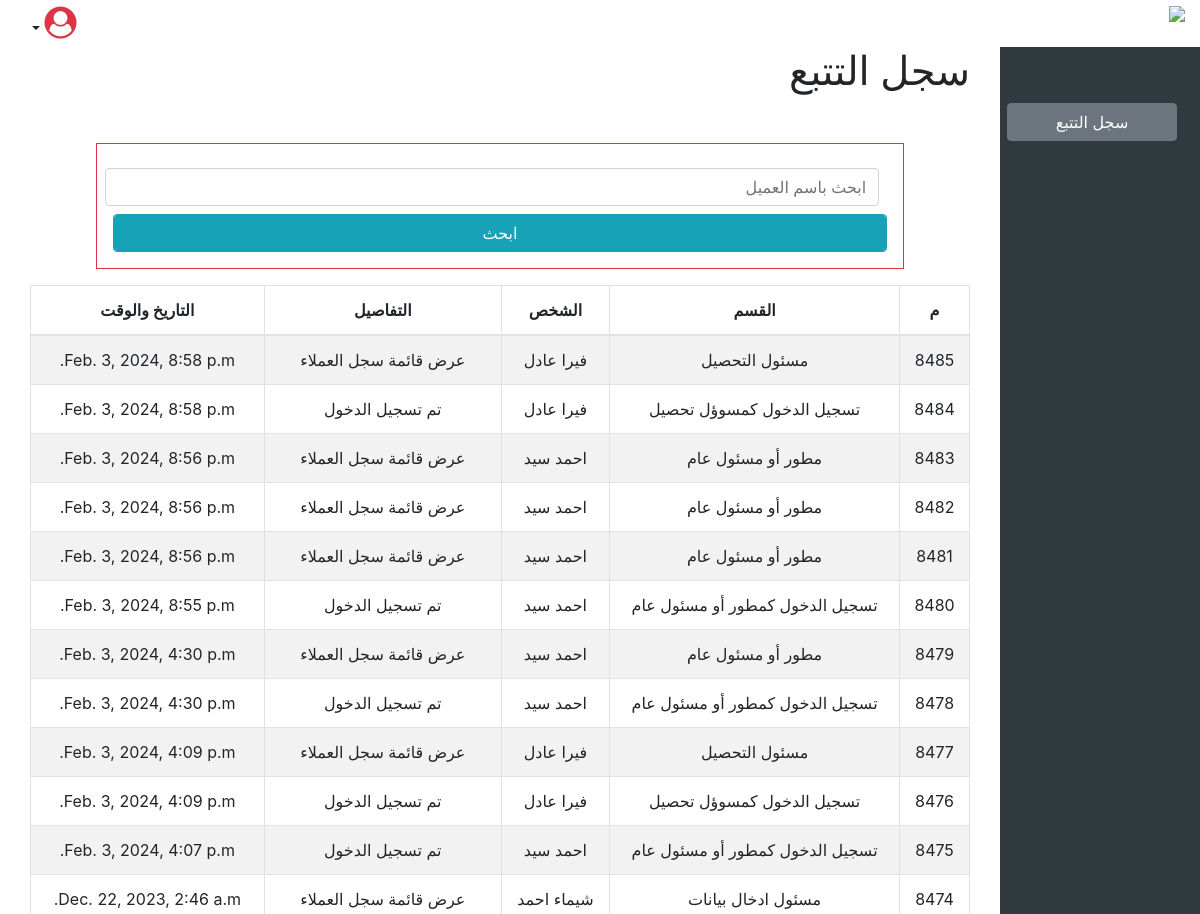
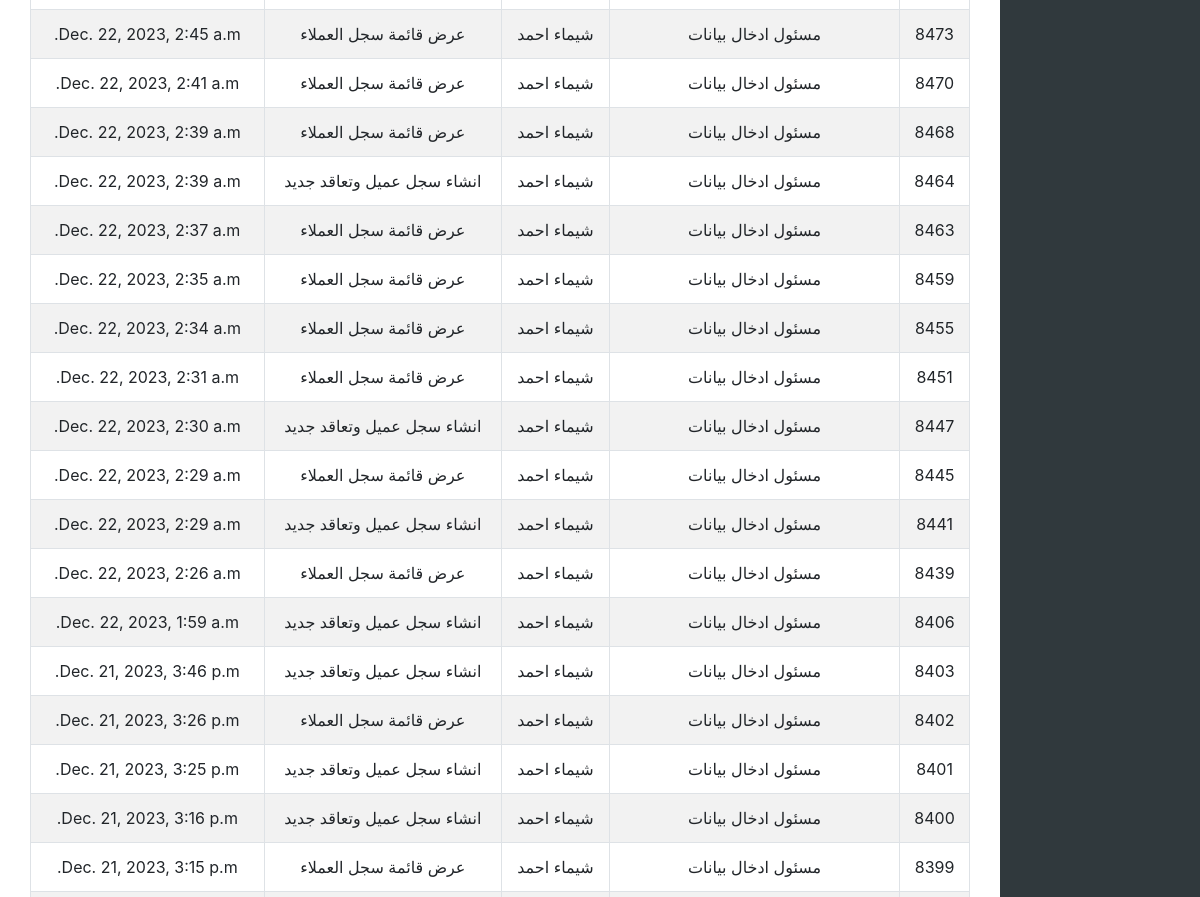
The page /track/TrackListView/ (signed in, upper part) on the database as committed earlier (2 pictures, top to bottom).
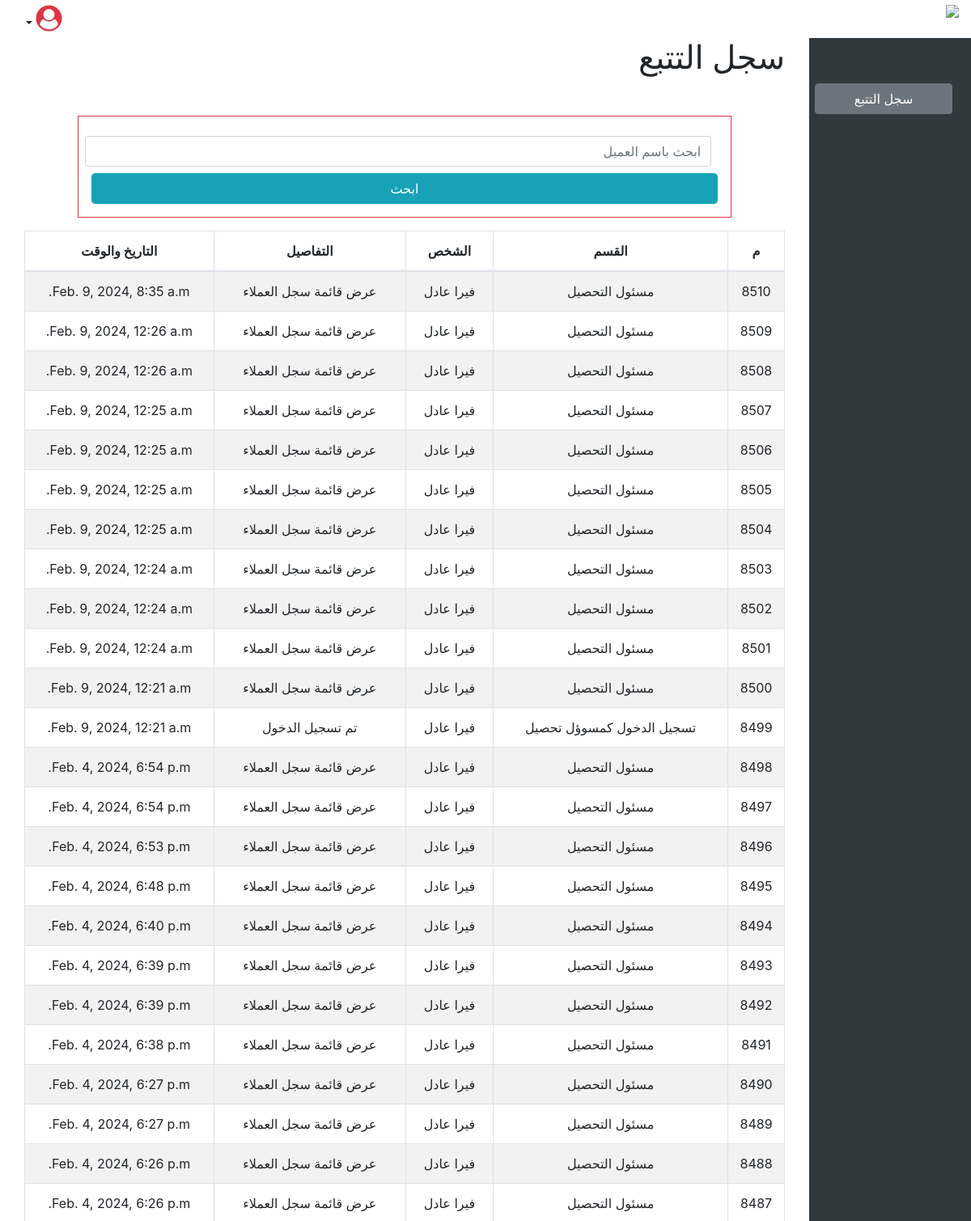
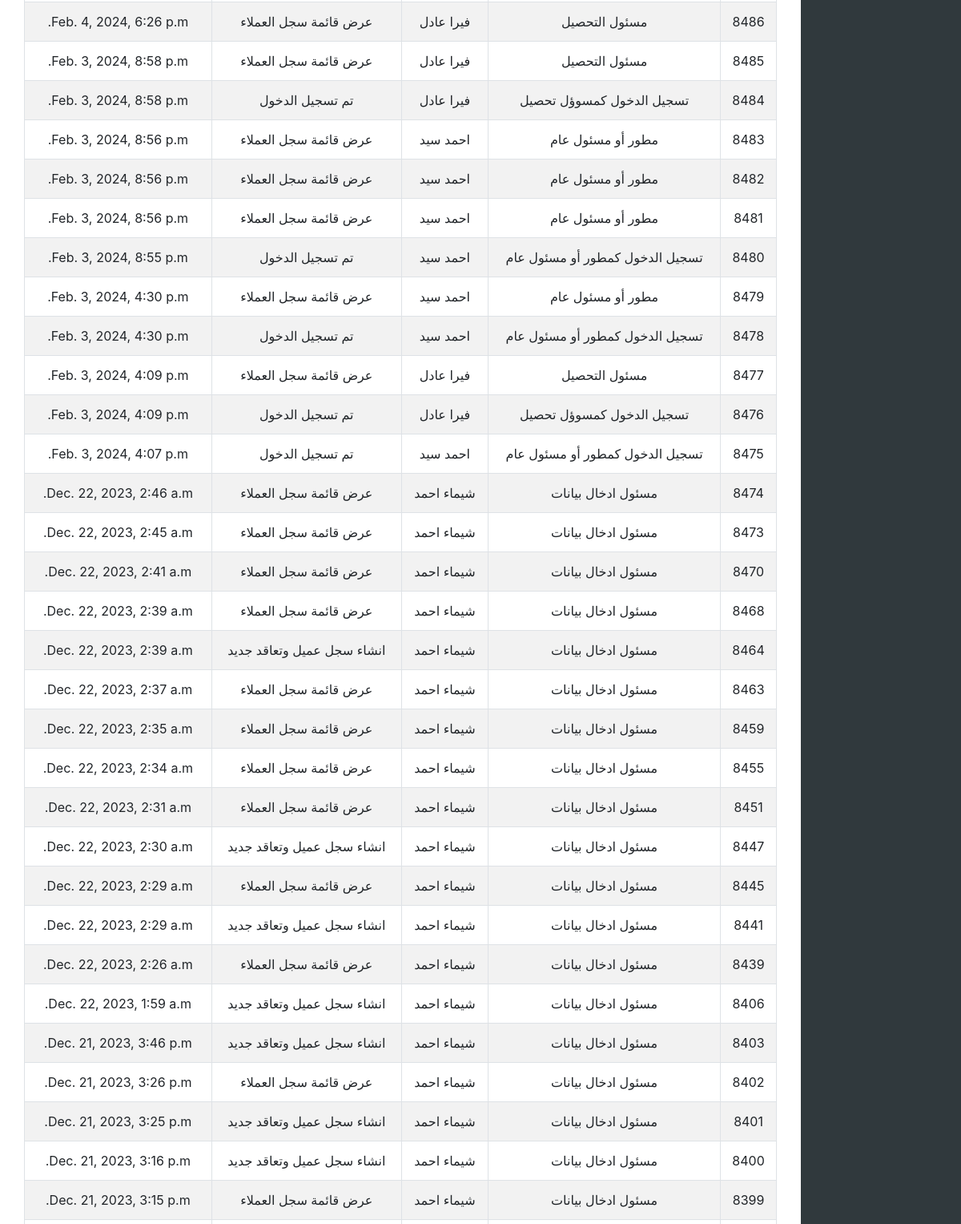
The same page on the database as committed later (2 pictures, top to bottom).
### track/models.py (models this page shows)
class TimeStampMixin(models.Model):
    is_deleted      = models.BooleanField (default=False, db_index=True)
    created_at      = models.DateTimeField(auto_now_add=True,null=True)
    updated_at      = models.DateTimeField(auto_now=True,null=True)

class Track(TimeStampMixin, models.Model):
    depart =  models.CharField(max_length=50, null=True, blank=True, default="ادخال البيانات") # القسم
    person  = models.CharField(max_length=50, null=True, blank=True)
    details = models.TextField(max_length=350,null=True, blank=True)

class TimeStampMixin(models.Model):
    is_deleted      = models.BooleanField (default=False, db_index=True)
    created_at      = models.DateTimeField(auto_now_add=True,null=True)
    updated_at      = models.DateTimeField(auto_now=True,null=True)

### track/views.py (the view)
# urls.py: path('TrackListView/', TrackListView.as_view()),
class TrackListView(LoginRequiredMixin, ListView):
    model = Track
    template_name = 'track/track_list.html'
    context_object_name = 'records'
    def get_queryset(self):
        queryset = super().get_queryset()
        queryset = queryset.order_by('-created_at')
        search_query = self.request.GET.get('q')
        if search_query:
            queryset = queryset.filter(
                Q(person__icontains=search_query) | Q(depart__icontains=search_query)
            )
        return queryset

### track/templates/track/track_list.html (shortened to what this page needs)
{% extends "./index.html" %}
{% block content %}
<div class="container-fluid">
    <h1>سجل التتبع</h1>
    <div class="row mt-5 mb-3">
        <div class="col-10 m-auto border border-danger p-3 text-center">
            <form class="form" action="#" method="GET">
                <div class="">
                    <input name="q" class="form-control m-2" placeholder="ابحث باسم العميل">
                    <input type="submit" class="form-control btn btn-info" value="ابحث">
                </div>
            </form>
        </div>
    </div>
    <div class="row">
        <div class="col-12 m-auto">
            <table class="table text-center table-striped w-100 table-hover table-bordered text-center" id="tblData" style="">
                <thead>
                    <th>م</th>
                    <th>القسم</th>
                    <th>الشخص</th>
                    <th>التفاصيل</th>
                    <th>التاريخ والوقت</th>
                </thead>
                <tbody>
                    {% for record in records %}
                        <tr>
                            <td>{{record.id}}</td>
                            <td>{{record.depart}}</td>
                            <td>{{record.person}}</td>
                            <td>{{record.details}}</td>
                            <td>{{record.created_at}}</td>
                        </tr>
                    {% empty %}
                        <li>No order found.</li>
                    {% endfor %}
                </tbody>
            </table>
        </div>
    </div>
</div>
{% endblock %}

Rows that differ between the two databases and show on the page:
added Track: id "8510", depart "مسئول التحصيل", person "فيرا عادل", details "عرض قائمة سجل العملاء", created_at "Feb. 9, 2024, 8:35 a.m."
added Track: id "8509", depart "مسئول التحصيل", person "فيرا عادل", details "عرض قائمة سجل العملاء", created_at "Feb. 9, 2024, 12:26 a.m."
added Track: id "8508", depart "مسئول التحصيل", person "فيرا عادل", details "عرض قائمة سجل العملاء", created_at "Feb. 9, 2024, 12:26 a.m."
added Track: id "8507", depart "مسئول التحصيل", person "فيرا عادل", details "عرض قائمة سجل العملاء", created_at "Feb. 9, 2024, 12:25 a.m."
added Track: id "8506", depart "مسئول التحصيل", person "فيرا عادل", details "عرض قائمة سجل العملاء", created_at "Feb. 9, 2024, 12:25 a.m."
added Track: id "8505", depart "مسئول التحصيل", person "فيرا عادل", details "عرض قائمة سجل العملاء", created_at "Feb. 9, 2024, 12:25 a.m."
added Track: id "8504", depart "مسئول التحصيل", person "فيرا عادل", details "عرض قائمة سجل العملاء", created_at "Feb. 9, 2024, 12:25 a.m."
added Track: id "8503", depart "مسئول التحصيل", person "فيرا عادل", details "عرض قائمة سجل العملاء", created_at "Feb. 9, 2024, 12:24 a.m."
added Track: id "8502", depart "مسئول التحصيل", person "فيرا عادل", details "عرض قائمة سجل العملاء", created_at "Feb. 9, 2024, 12:24 a.m."
added Track: id "8501", depart "مسئول التحصيل", person "فيرا عادل", details "عرض قائمة سجل العملاء", created_at "Feb. 9, 2024, 12:24 a.m."
added Track: id "8500", depart "مسئول التحصيل", person "فيرا عادل", details "عرض قائمة سجل العملاء", created_at "Feb. 9, 2024, 12:21 a.m."
added Track: id "8499", depart "تسجيل الدخول كمسوؤل تحصيل", person "فيرا عادل", details "تم تسجيل الدخول", created_at "Feb. 9, 2024, 12:21 a.m."
added Track: id "8498", depart "مسئول التحصيل", person "فيرا عادل", details "عرض قائمة سجل العملاء", created_at "Feb. 4, 2024, 6:54 p.m."
added Track: id "8497", depart "مسئول التحصيل", person "فيرا عادل", details "عرض قائمة سجل العملاء", created_at "Feb. 4, 2024, 6:54 p.m."
added Track: id "8496", depart "مسئول التحصيل", person "فيرا عادل", details "عرض قائمة سجل العملاء", created_at "Feb. 4, 2024, 6:53 p.m."
added Track: id "8495", depart "مسئول التحصيل", person "فيرا عادل", details "عرض قائمة سجل العملاء", created_at "Feb. 4, 2024, 6:48 p.m."
added Track: id "8494", depart "مسئول التحصيل", person "فيرا عادل", details "عرض قائمة سجل العملاء", created_at "Feb. 4, 2024, 6:40 p.m."
added Track: id "8493", depart "مسئول التحصيل", person "فيرا عادل", details "عرض قائمة سجل العملاء", created_at "Feb. 4, 2024, 6:39 p.m."
added Track: id "8492", depart "مسئول التحصيل", person "فيرا عادل", details "عرض قائمة سجل العملاء", created_at "Feb. 4, 2024, 6:39 p.m."
added Track: id "8491", depart "مسئول التحصيل", person "فيرا عادل", details "عرض قائمة سجل العملاء", created_at "Feb. 4, 2024, 6:38 p.m."
added Track: id "8490", depart "مسئول التحصيل", person "فيرا عادل", details "عرض قائمة سجل العملاء", created_at "Feb. 4, 2024, 6:27 p.m."
added Track: id "8489", depart "مسئول التحصيل", person "فيرا عادل", details "عرض قائمة سجل العملاء", created_at "Feb. 4, 2024, 6:27 p.m."
added Track: id "8488", depart "مسئول التحصيل", person "فيرا عادل", details "عرض قائمة سجل العملاء", created_at "Feb. 4, 2024, 6:26 p.m."
added Track: id "8487", depart "مسئول التحصيل", person "فيرا عادل", details "عرض قائمة سجل العملاء", created_at "Feb. 4, 2024, 6:26 p.m."
added Track: id "8486", depart "مسئول التحصيل", person "فيرا عادل", details "عرض قائمة سجل العملاء", created_at "Feb. 4, 2024, 6:26 p.m."
